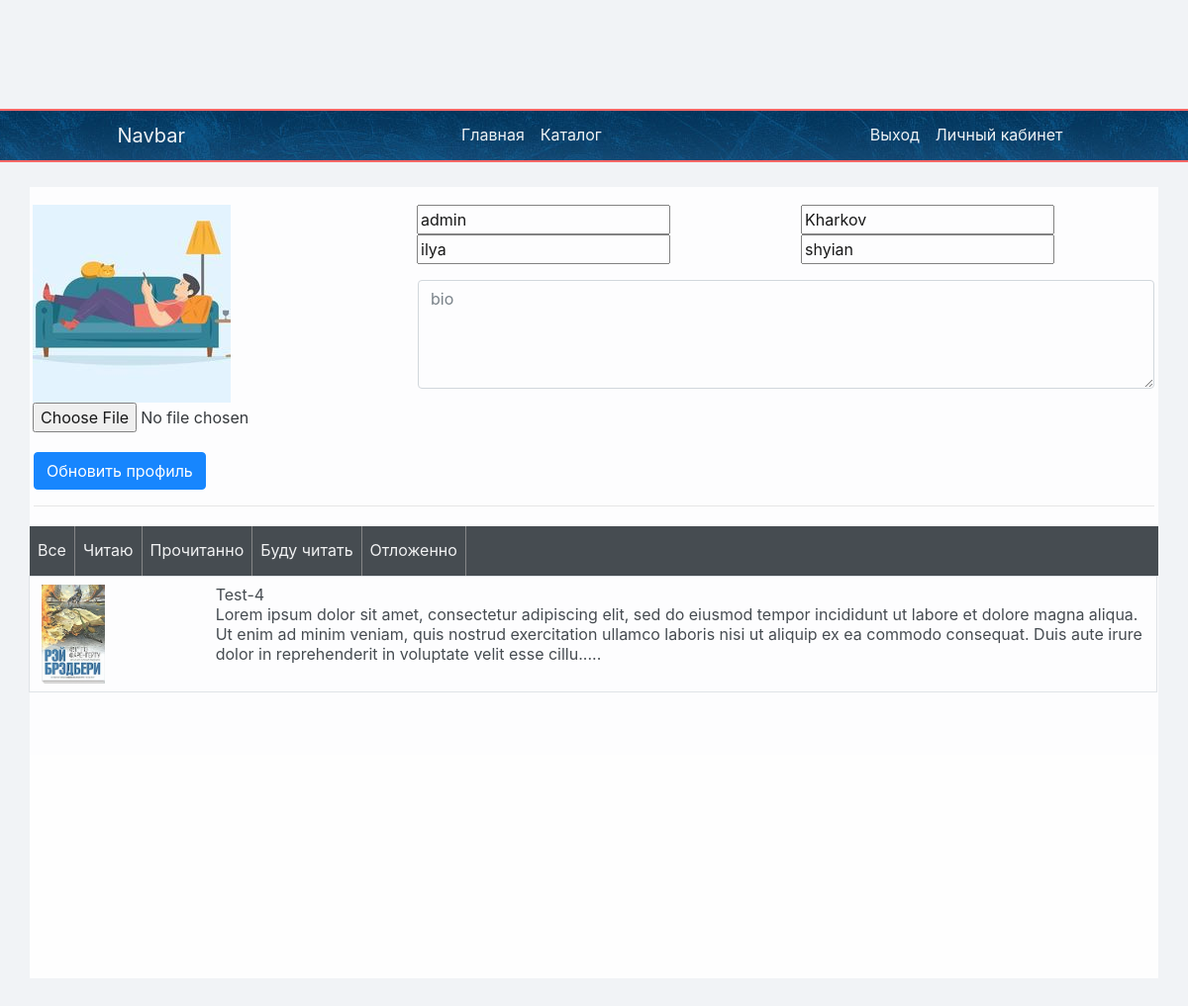
/profile/ (signed in), run on the app's committed database.
### book/apps/userprofiles/models.py (models this page shows, shortened)
class Profile(models.Model):
    default_img = r'.*(profile_image\.png)$'
    user = models.OneToOneField(User, on_delete=models.CASCADE, related_name='profile' )
    first_name = models.CharField(max_length = 50, blank = True)
    last_name = models.CharField(max_length = 50, blank = True)
    image = models.ImageField(upload_to='avatars',default = "avatars\\profile_image.png")
    bio = models.TextField(max_length=500, blank=True)
    location = models.CharField(max_length=30, blank=True)
    birth_date = models.DateField(timezone.now,null=True, blank=True,)
    @property
    def image_url(self):
        if self.image and hasattr(self.image, 'url'):
            return str(self.image.url)

### book/apps/items/models.py (models this page shows, shortened)
class Item(models.Model):
    class STATUS(models.TextChoices):
        COUNTINUE = "Продолжается"
        FINISH = "Законченно"
        FROZEN = "Замороженно"
        UNKNOWN = "Неизвестно"
    item_title = models.CharField('Title', max_length = 200)
    item_other_title = models.CharField('Other_title', max_length = 200, blank=True)
    item_desc = models.TextField('Description')
    item_image = models.ImageField('Image', blank = False, null= False)
    item_title_image = models.ImageField('Title_image', blank = False, null= False )
    item_likes = models.IntegerField("Likes", default=0)
    item_date = models.DateField(default=timezone.now)
    item_status = models.CharField("status", max_length=50,default = STATUS.UNKNOWN, choices = STATUS.choices)
    author = models.CharField('author',max_length=75,blank = True)
    tags = TaggableManager()
    last_upd = models.DateTimeField()
    class Meta:
        verbose_name = "Book"
        verbose_name_plural = "Books"

### book/apps/userprofiles/views.py (the view)
# urls.py: path('',views.index, name = 'index'),
def index(request):
	if request.user.username:
		pass
	else:
		return HttpResponseRedirect(request.META.get('HTTP_REFERER'))
	try:
		profile=request.user.profile
	except:
		profile = Profile()
		profile.user = request.user
		if profile:
			profile.save()
	try:
		request.user.library
	except:
		Library.objects.create(user=request.user)
	context = {}
	context.update(csrf(request))
	items = request.user.library.items.filter(user_status__user = request.user).order_by('-item_date')
	if items.count() > 1:
		items_many = True
	else :
		items_many = False
	context = {
		'profile':profile,
		'form':ProfileForm( request.user.username,
							initial={'first_name': profile.first_name,
									'last_name': profile.last_name,
									'username':request.user.username,
									'bio': profile.bio,
									'location':profile.location}),
		'register_form': UserCreationForm(),
		'login_form': LoginForm(),
		'items':items,
		'status':item_status,
		'items_many':items_many,
	}
	return render(request,"userprofile.html",context)

### book/apps/userprofiles/forms.py (shortened to what this page needs)
class ProfileForm(forms.ModelForm):
	username = forms.CharField()
	def __init__(self, username ,*args, **kwargs):
	    self.cur_username = username
	    super().__init__(*args, **kwargs)
	class Meta:
		model = Profile
		fields = ('first_name','last_name','image','bio','location')
		widgets = {
			'bio': forms.Textarea(attrs=
				{'name':'text','class':'form-control w-100',
				'placeholder':'bio', 'rows': 4, 'cols': 100,}),
		}

### book/apps/loginsys/forms.py (shortened to what this page needs)
class LoginForm(forms.Form):
	username = forms.CharField(label = 'Логин',max_length=150)
	password = forms.CharField(label = 'Пароль',widget=forms.PasswordInput)
	remeber_me = forms.BooleanField(label='Запомнить',required = False)

### book/templates/userprofiles/userprofile.html (shortened to what this page needs)
{% extends 'base.html' %}
{% load static %}
{% load crispy_forms_tags %}
{% block profile %}
<div class="row" style="height: 25px;"></div>
<div class="container bg-white" style = "opacity:.9; min-height: 800px; padding-top:  10px;">
	{% if user %}
	<div class="row p-1">
		<form class="w-100" name = "profile_form" action="{% url 'userprofiles:update'%}" method="post" class ="" enctype="multipart/form-data">
			<div class="form-row">
				<div class="row p-1">
					<div class="col-md-4">
						<div class="form-group">
							<img class="img-fluid"  src="{{profile.image_url}}" style = "">
							{{form.image }}
						</div>
					</div>
					<div class="col-md-8">
						<div class="row ">
							<div class="col-6">
								{{form.username|as_crispy_field }}
							</div>
							<div class="col-6">
								{{form.location|as_crispy_field }}
							</div>
						</div>
						<div class="row
						">
							<div class="col-6">
								{{form.first_name|as_crispy_field }}
							</div>
							<div class="col-6">
								{{form.last_name|as_crispy_field }}
							</div>
						</div>
						<div class="row p-3">
							{{form.bio|as_crispy_field }}
						</div>
					</div>
				</div>
			</div>
			<button class="btn btn-primary ml-auto" type="submit">Обновить профиль</button>
			<hr>
		</form>
	</div>
	<div class="row">
		{% include 'library.html' %}
	</div>
	{% endif %}
</div>
{% endblock%}

### book/templates/base.html (shortened to what this page needs)
{% load static %}
<!DOCTYPE html>
<html lang="ru">
  <head>
	<link rel="stylesheet" type="text/css" href="{% static 'css/style.css' %}">
    <link rel="stylesheet" href="https://stackpath.bootstrapcdn.com/bootstrap/4.5.0/css/bootstrap.min.css">
    <link rel="stylesheet" href="https://pro.fontawesome.com/releases/v5.10.0/css/all.css"/>
  </head>
  <body>
      <link rel="stylesheet" href="https://cdnjs.cloudflare.com/ajax/libs/cropper/4.1.0/cropper.min.css" />
  <div class = "row" style = "height: 30px;"></div>
  <div class = "row" style = "height: 80px;"></div>
  <div class="row nav_menu_top">
    <div class="col-10 offset-1" >
      <nav class="navbar navbar-expand-lg navbar-dark" style="padding-top: 0; padding-bottom: 0; z-index: 100;">
        <a class="navbar-brand" href="{% url 'items:index' %}">Navbar</a>
        <div class="collapse navbar-collapse " id="navbarNav">
          <ul class="navbar-nav ml-auto">
            <li class = "nav-item nav-header-item"><a class = "nav-link " href = "{%url 'main_page:index'%}" >Главная</a></li>
            <li class = "nav-item nav-header-item"><a class = "nav-link" href = "{% url 'items:index' %}">Каталог</a></li>
          </ul>
          <ul class="navbar-nav ml-auto">
            {% if user.username%}
            <li class = "nav-item nav-header-item"><a class = "nav-link" href = "{% url 'loginsys:logout' %}">Выход</a></li>
            <li class="nav-item nav-header-item " >
              <a href ="{% url 'userprofiles:index' %}" class ="nav-link" >Личный кабинет</a>
            </li>
            {% else %}
            <li class="nav-item nav-header-item " >
              <a class="nav-link px-3"  href ="#"   data-toggle = "modal" data-target = "#loginModal">
                Вход
              </a>
            </li>
            {% endif %}
          </ul>
        </div>
      </nav>
    </div>
  </div>
  {% block profile %}{% endblock %}
  <div class="row d-none d-sm-block" style = "height:200px"></div>
  </body>
</html>

### book/templates/library/library.html (shortened to what this page needs)
{% load static %}
{% block library%}
<div class="container-fluid ">
	<div class="row bg-dark">
		<nav class="navbar navbar-expand  p-0">
			<ul class = "navbar-nav" style = "cursor:pointer;">
				<li class="nav-item text-white "><a class = "nav-link btn-get-library" href = "{% url 'library:get_library' 'all'%}" >Все</a></li>
				<li class="nav-item text-white "><a class = "nav-link btn-get-library" href = "{% url 'library:get_library' 'watch'%}" >{{status.STATUS.WATCH}}</a></li>
				<li class="nav-item text-white "><a class = "nav-link btn-get-library" href = "{% url 'library:get_library' 'done'%}" >{{status.STATUS.DONE}}</a></li>
				<li class="nav-item text-white "><a class = "nav-link btn-get-library" href = "{% url 'library:get_library' 'will'%}" >{{status.STATUS.WILL}}</a></li>
				<li class="nav-item text-white "><a class = "nav-link btn-get-library" href = "{% url 'library:get_library' 'frozen'%}" >{{status.STATUS.FROZEN}}</a></li>
			</ul>
		</nav>
	</div>
	<div class="row " id = "library-items">
		{% for item in items%}
		<a class = "page-link text-dark w-100" href = "{% url 'items:item' item.id %}">
			<div class="row ">
				<div class="col-3 col-sm-2 col-md-2"> <img src="{{item.item_title_image.url}}" class = "" style="height: 100px;"></div>
				<div class="col-9 col-sm-10 col-md-10 ">
					<div class = "row">{{item.item_title}}</div>
					<div class = "row" style = "overflow:hidden;">{{item.item_desc|slice:":300"}}.....</div>
				</div>
			</div>
		</a>
		{%endfor%}
	</div>
</div>
{%endblock%}

### book/templates/loginsys/login.html (shortened to what this page needs)
{% load static %}
{% load crispy_forms_tags %}

### book/static/css/style.css (style rules this page uses)
.navbar { opacity: 0.93!important; }
.nav-link { color: white!important; }
.nav-link { height: 50px!important; padding: 12px 8px!important; }
.navbar-brand { padding:10px 0!important; color:white!important; }
.nav-header-item { transition: .3s; color: white!important; }
body { -webkit-background-size: cover; -moz-background-size: cover; background-size: cover; -o-background-size: cover; overflow-x: hidden; background: #F1F3F6!important; }
.nav_menu_top { background-image: url('../images/main_header_1.png')!important; border-top: 2px solid #ff6766; border-bottom: 2px solid #ff6766; }
.btn-get-library { border-right:1px solid grey; }

### data on the page
Profile: image_url (picture), location "Kharkov", first_name "ilya", last_name "shyian"
Item: item_title_image (picture), item_title "Test-4", item_desc "Lorem ipsum dolor sit amet, consectetur adipiscing elit, sed do eiusmod tempor incididunt ut labore et dolore magna aliqua. Ut enim ad minim veniam, quis nostrud exercitation ullamco laboris nisi ut aliquip ex ea commodo consequat. Duis aute irure dolor in reprehenderit in voluptate velit esse cillu"

### other printed values
{{ status.STATUS.WATCH }} "Читаю"
{{ status.STATUS.DONE }} "Прочитанно"
{{ status.STATUS.WILL }} "Буду читать"
{{ status.STATUS.FROZEN }} "Отложенно"
